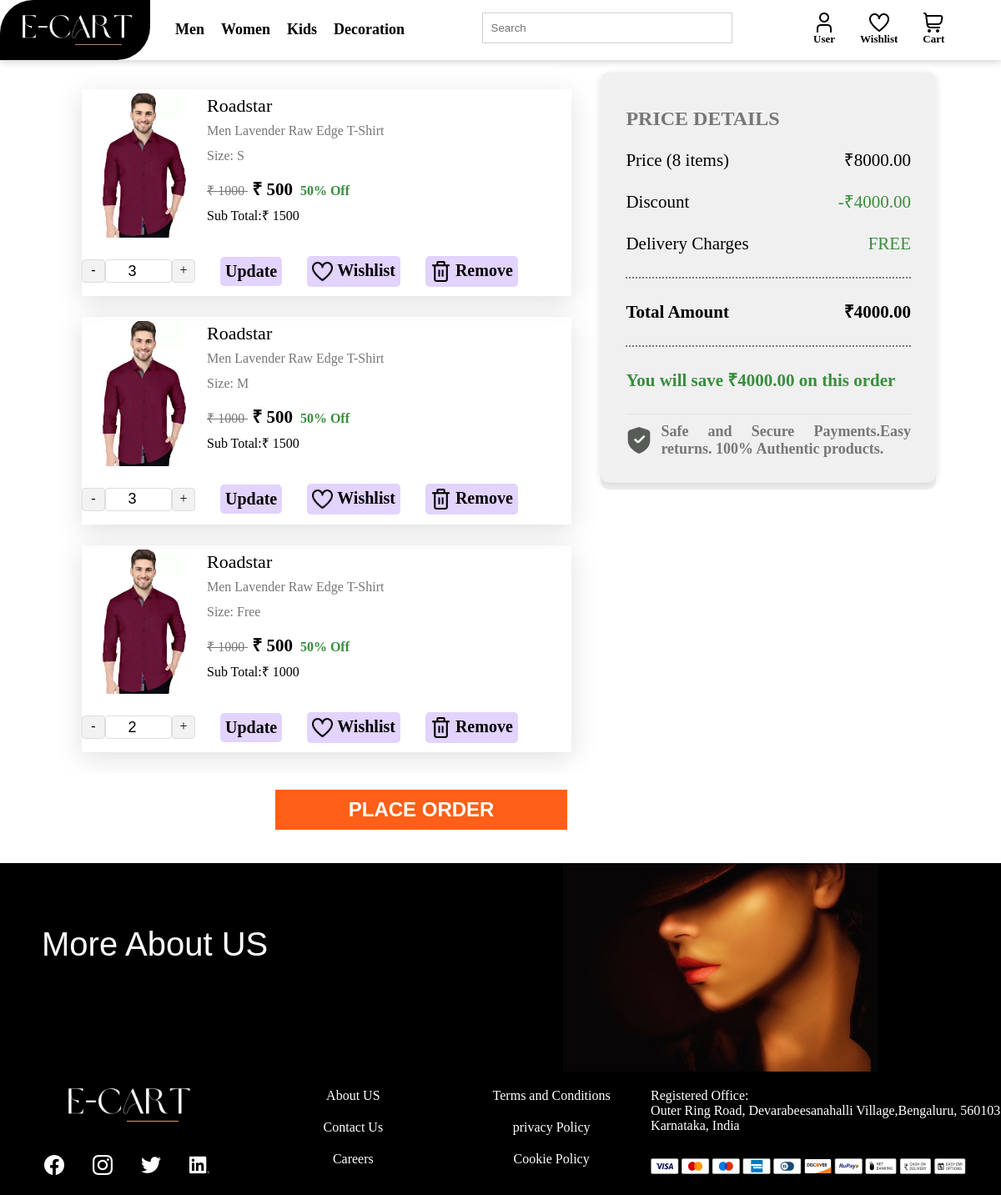
/cart.php (signed in), run on the app's committed database.
### tables this page shows
CREATE TABLE `product` (
  `id` int(100) NOT NULL,
  `product_type` varchar(10) NOT NULL,
  `pro_type_img_name` varchar(50) NOT NULL
);

CREATE TABLE `shop_cart` (
  `id` int(100) NOT NULL,
  `user_id` int(100) NOT NULL,
  `pro_id` int(100) NOT NULL,
  `pro_size` int(5) NOT NULL,
  `pro_qty` int(100) NOT NULL
);

CREATE TABLE `product_category` (
  `id` int(100) NOT NULL,
  `product_id` int(100) NOT NULL,
  `company_name` int(100) NOT NULL,
  `pro_category` varchar(100) NOT NULL,
  `category_img` varchar(50) NOT NULL,
  `offer` int(50) NOT NULL
);

CREATE TABLE `product_item` (
  `id` int(100) NOT NULL,
  `product_type_id` int(100) NOT NULL,
  `pro_category` int(100) NOT NULL,
  `qty_stock` int(20) NOT NULL,
  `product_img_name` varchar(50) NOT NULL,
  `product_img_name_2` varchar(100) NOT NULL,
  `mrp` int(10) NOT NULL,
  `sell_price` int(10) NOT NULL,
  `discount` int(100) NOT NULL,
  `company_name` int(100) NOT NULL,
  `size_fit` varchar(50) NOT NULL,
  `product_details` varchar(100) NOT NULL,
  `short_product_details` varchar(100) NOT NULL,
  `status` int(10) NOT NULL,
  `date` datetime NOT NULL DEFAULT current_timestamp()
);

CREATE TABLE `company_name` (
  `id` int(100) NOT NULL,
  `company_name` varchar(100) DEFAULT NULL
);

CREATE TABLE `size` (
  `id` int(100) NOT NULL,
  `size_name` varchar(5) NOT NULL
);

### cart.php (the view, shortened to what this page needs)
<?php
$out = 0;
?>
<?php
include 'dbconnect.php';
$mail = $_SESSION['umail'];
$sql7 = "SELECT `id` FROM `users` WHERE `email`= '$mail';";
$rs7 = mysqli_query($conn, $sql7);
$row7 = mysqli_fetch_array($rs7);
$u_id = $row7['id'];
?>
<html lang="en">
<head>
    <link rel="stylesheet" href="css/cart.css">
    <link rel="stylesheet" href="css/navbar.css">
    <link rel="stylesheet" href="css/footer.css">
</head>
<body onload="recalculateCart();">
    <?php require 'navbar.php' ?>
    <main class="main-c" style="z-index:2;">
        <div class="container">
            <div class="left-section">
                <?php
                $sql8 = "SELECT * FROM `shop_cart` WHERE `user_id`=$u_id;";
                $rs8 = mysqli_query($conn, $sql8);
                while ($row8 = mysqli_fetch_array($rs8)) {
                ?>
                    <div class="total-product">
                        <?php
                        $pro_id = $row8['pro_id'];
                        $pro_size = $row8['pro_size'];
                        $sq11 = "SELECT * FROM `product_item` WHERE `id`=$pro_id;";
                        $rs11 = mysqli_query($conn, $sq11);
                        $row3 = mysqli_fetch_array($rs11);
                        $pro_type_id = $row3['product_type_id'];
                        $pro_category = $row3['pro_category'];
                        $company_id = $row3['company_name'];
                        $sq = "SELECT `company_name` FROM `company_name` WHERE `id`=$company_id;";
                        $rs2 = mysqli_query($conn, $sq);
                        $row2 = mysqli_fetch_array($rs2);
                        $sq12 = "SELECT * FROM `product` WHERE `id`=$pro_type_id;";
                        $rs12 = mysqli_query($conn, $sq12);
                        $row12 = mysqli_fetch_array($rs12);
                        $sq13 = "SELECT * FROM `product_category` WHERE `id`=$pro_category;";
                        $rs13 = mysqli_query($conn, $sq13);
                        $row13 = mysqli_fetch_array($rs13);
                        $sq14 = "SELECT * FROM `product_category` WHERE `id`=$pro_size;";
                        $rs14 = mysqli_query($conn, $sq14);
                        $sq16 = "SELECT * FROM `size` WHERE `id`=$pro_size;";
                        $rs16 = mysqli_query($conn, $sq16);
                        $row16 = mysqli_fetch_array($rs16);
                        ?>
                        <div class="product">
                            <div class="pic"><img class="picture" src="images/product-img/<?php echo $row12['product_type']; ?>/<?php echo $row13['pro_category']; ?>/<?php echo $row3['product_img_name']; ?>.webp" alt=""></div>
                            <div class="details">
                                <a href="product-view.php?id=<?php echo $pro_id; ?>">
                                    <p class="big-font"><?php echo $row2['company_name']; ?></p>
                                    <p class="fade-font"><?php echo $row3['short_product_details']; ?></p>
                                    <p class="fade-font">Size: <?php echo $row16['size_name']; ?></p>
                                </a>
                                <div class="price-details">
                                    <span class="fade-font price-margin mrp-price">
                                        <s class="hrdc">&#8377;
                                            <span class="disc"><?php echo $row3['mrp']; ?></span>
                                        </s>
                                    </span>
                                    <span class="offer-price price-margin  amount-font">&#8377;
                                        <span class="price"><?php echo $row3['sell_price']; ?></span></span>
                                    <?php
                                    $disc = $row3['mrp'] - $row3['sell_price'];
                                    $discount = ($disc * 100) / $row3['mrp'];
                                    ?>
                                    <span class="offer-price disc-color price-margin"><?php echo floor($discount); ?>% Off</span>
                                </div>
                                <span>Sub Total:&#8377;</span>
                                <?php $sub = $row8['pro_qty'] * $row3['sell_price']; ?>
                                <span class="subtotal"><?php echo $sub ?></span>
                            </div>
                        </div>
                        <div class="button-controls">
                            <div class="qty">
                                <div class="number">
                                    <span class="minus">-</span>
                                    <input class="input" id="quantity" type="number" value="<?php echo $row8['pro_qty']; ?>" min="1" max="10" />
                                    <span class="plus">+</span>
                                </div>
                                <input type="button" class="flex button-font cursor number qty_update " value="Update">
                                <a href="add_to_wishlist.php?pro_id=<?php echo $row8['pro_id']; ?>" onclick="location.href='add_to_wishlist.php?pro_id=<?php echo $row8['id']; ?>'">
                                    <button class="flex button-font cursor number wish">
                                        <img src="images/wishlist/heart.png" class="small-heart" alt="">
                                        <p>Wishlist</p>
                                    </button>
                                </a>
                                <a href="remove_from_cart.php?cart_item_id=<?php echo $row8['id']; ?>" onclick="location.href='remove_from_cart.php?pro_id=<?php echo $row8['pro_id']; ?>'">
                                    <button class="flex button-font cursor number rmv">
                                        <img src="images/wishlist/trash.png" class="small-rmv" alt="">
                                        <p>Remove</p>
                                    </button>
                                </a>
                            </div>
                        </div>
                    </div>
                <?php
                }
                ?>
                <?php
                if ($out == 0) {
                ?>
                    <div class="place-order">
                        <div class="btn-outer">
                            <button class="checkout-cta" onclick="location.href = 'address_confirm.php';" id="checkout">PLACE ORDER</button>
                        </div>
                    </div>
                <?php
                }
                ?>
            </div>
            <div class="right-section">
                <div class="pro-details">
                    <p>
                    <h2 class="fade-font">PRICE DETAILS</h2>
                    </p>
                    <div class="bill-details right-font">
                        <div class="bill flex">
                            <div class="type">Price (<span class="total-items">1</span> items)</div>
                            <div class="amount">&#8377;<span class="final-value" id="basket-subtotal"></span></div>
                        </div>
                        <div class="bill flex">
                            <div class="type">Discount</div>
                            <div class="disc-c amount disc-color">-&#8377;<span id="disc-f"></span></div>
                        </div>
                        <div class="bill flex">
                            <div class="type">Delivery Charges</div>
                            <div class="amount disc-color">FREE</div>
                        </div>
                        <div class="bill flex lines bold-font">
                            <div class="type">Total Amount</div>
                            <div class="amount">&#8377;<span class="total-value" id="basket-total"></span></div>
                        </div>
                        <div class="disc-color saving">
                            <strong>You will save &#8377;<span class="disc-c" id="disc-fc">8500</span> on this order</strong>
                        </div>
                        <div class="flex bold-font">
                            <div class="type"><img class="secure-img" src="images/icons/secure.png" alt=""></div>
                            <div class="secure fade-font">Safe and Secure Payments.Easy returns. 100% Authentic
                                products.</div>
                        </div>
                    </div>
                </div>
            </div>
        </div>
    </main>
    <?php
    include 'footer.php';
    ?>
</body>
</html>

### navbar.php (shortened to what this page needs)
<?php
if (isset($_SESSION['loggedin']) && $_SESSION['loggedin'] == true) {
    $loggedin = true;
} else {
    $loggedin = false;
}
?>
<div class="navigaton">
    <div class="navbar">
        <div style="display:flex;">
            <div class="left-logo">
                <a href="indeex.php">
                    <img src="images/logo/logo light.png" alt="logo">
                </a>
            </div>
            <div class="right">
                <ul style="display:flex;">
                    <?php
                    $sql1 = "SELECT * FROM `product`";
                    $rs1 = mysqli_query($conn, $sql1);
                    while ($row1 = mysqli_fetch_array($rs1)) {
                    ?>
                        <li><a href="products.php?pro_type=<?php echo $row1['id'] ?>&pro_cat=NULL"><?php echo $row1['product_type']?></a>
                        </li>
                    <?php
                    }
                    ?>
                </ul>
            </div>
        </div>
        <div class="searchbar">
            <div class="search">
                <div class="txt-search">
                    <input type="text" name="t1" class="search-txt" id="search" placeholder="Search" onclick="search_click()">
                </div>
            </div>
        </div>
        <div class="options">
            <div class="option_inner">
                <?php
                if ($loggedin) {
                    echo '
                <a href="profile.php">
                <div class="profile option_padding">
                <p class="text_align">
                    <img src="images/icons/user.png" alt="profile">
                </p>
                <p class="small">User</p>
            </div>
                </a>';
                }
                echo '<a href="wishlist.php">
            <div class="wishlist option_padding">
                <p class="text_align">
                    <img src="images/icons/wish.png" alt="wishlist">
                </p>
                <p class="small">Wishlist</p>
            </div>
        </a>
        <a href="cart.php">
            <div class="cart option_padding">
                <p class="text_align">
                    <img src="images/icons/cart.png" alt="bag">
                </p>
                <p class="small">Cart</p>
            </div>
        </a>
    </div>
</div>
</div>
</div>';
                ?>

### css/cart.css (style rules this page uses)
html { scroll-behavior: smooth; }
* { margin: 0px; }
a { text-decoration: none; color: #000000; }
.flex { display: flex; }
body { max-width: 1350px; margin: auto; }
.container { display: flex; width: 87%; margin: auto; margin-top: 15px; max-width: 1366px; }
.left-section { width: 60%; padding: 20; }
.product { display: flex; margin-bottom: 15px; line-height: 30px; text-transform: capitalize; }
.pic { width: 150px; text-align: center; }
.picture { width: 100px; margin: auto; }
.big-font { font-size: 22px; }
.fade-font { color: #777777; }
.offer-price { font-weight: bold; }
.disc-color { color: #388e3c; }
.price-margin { margin: 0 5 0 0; }
.price-details { margin: 10 0 0 0; }
.amount-font { font-weight: bold; font-size: 21px; }
.total-product { padding: 5px 0; margin: 0 15px 25px 0; box-shadow: rgba(100, 100, 111, 0.2) 0px 7px 29px 0px; }
.minus, .plus { width: 20px; height: 20px; background: #f2f2f2; border-radius: 4px; padding: 3px 3px; border: 1px solid #ddd; display: inline-block; vertical-align: middle; text-align: center; user-select: none; }
.number span { cursor: pointer; }
.input { height: 28px; width: 80px; text-align: center; font-size: 18px; border: 1px solid #ddd; border-radius: 4px; display: inline-block; vertical-align: middle; }
.small-heart, .small-rmv { width: 25px; height: 25px; margin: 0 5 0 0; transition: 0.5s ease; }
.qty { display: flex; height: 50px; align-items: center; }
.number { display: flex; margin: 0 30 0 0; }
.button-font { font-size: 20px; font-weight: bold; outline: none; border: none; font-family: auto; }
.wish,.qty_update, .rmv { padding: 6px; border-radius: 5px; transition: 0.5s ease-in; background-color: rgb(226, 211, 255); }
.wish { text-size-adjust: none; }
.cursor { cursor: pointer; }
.right-font { font-size: 21px; }
.right-section { background-color: #e6e6e693; width: 40%; border-radius: 10px; height: 500; line-height: 50px; position: sticky; top: 50; margin: 0 0 10 0; }
.bold-font { font-weight: bold; }
.bill { justify-content: space-between; }
.pro-details { padding: 30; border-radius: 10px; box-shadow: rgba(99, 99, 99, 0.2) 0px 2px 8px 0px; }
.lines { margin-top: 15; padding: 15 0; border-top: 2px dotted #777777; border-bottom: 2px dotted #777777; }
.saving { padding: 15 0; margin: 0 0 10 0; border-bottom: 1px solid rgba(0, 0, 0, 0.06); }
.secure { line-height: normal; font-size: 18px; text-align: justify; }
.secure-img { padding: 5 10px 0 0; }
.btn-outer button { padding: 10px 88px; font-size: 24; background-color: #ff5f17; color: white; font-weight: bold; border: none; cursor: pointer; right: 0; }
.btn-outer { background-color: #ffffff; text-align: end; padding: 20px; z-index: 5; }
.place-order { position: sticky; bottom: 0px; }
.main-c { z-index: 5; }

### css/navbar.css (style rules this page uses)
.navigaton { background-color: #ffffff; position: sticky; top: 0px; z-index: 9999; display: flex; max-width: 1350px; min-width: 972px; margin: auto; }
.navbar { width: 100%; display: flex; height: auto; padding: 0; position: sticky; box-shadow: rgba(99, 99, 99, 0.3) 0px 2px 8px 0px; justify-content: space-between; }
.navbar .left-logo { background-color: #000000; border-radius: 40px 0; }
.navbar .left-logo img { width: 180px; }
.right { color: #000000; width: auto; margin: 15px 0px 0px 20px; width: 60%; }
.right ul { padding: 0%; }
.right ul li { list-style: none; font-weight: bold; position: relative; display: inline-table; text-transform: capitalize; font-size: 18px; padding: 10px 10px 10px 10px; }
.searchbar { width: 25%; background-color: #ffffff; display: flex; }
.search-txt { padding: 10px 0px 10px 10px; border: none; outline: none; width: 100%; border: 1px solid rgba(163, 163, 163, 0.5); }
.txt-search { padding: 15px 0 0 0; }
.search { width: 100%; transition: 0.1s; }
.options { width: 20%; right: 20px; }
.option_inner { margin: 15px 0px 0px 0px; display: flex; }
.option_padding { padding: 0px 15px 0px 15px; }
.text_align { text-align: center; }
.small { font-size: 13px; font-weight: bold; }

### css/footer.css (style rules this page uses)
a { text-decoration: none; color: #000000; cursor: pointer; }
button { padding: 0 20 16px 20px; border: none; cursor: pointer; appearance: none; background-color: inherit; }
::placeholder { color: rgb(114, 114, 114); opacity: 1; }

### data on the page
product: product_type "Men"
product: product_type "Women"
product: product_type "Kids"
product: product_type "Decoration"
shop_cart: pro.product_img_name (picture), company_name.company_name "Roadstar", pro.short_product_details "Men Lavender Raw Edge T-Shirt", size.size_name "S", pro.mrp "1000", pro.sell_price "500", pro.sell_price "50", pro_qty.sell_price "1500", pro_qty "3"
shop_cart: pro.product_img_name (picture), company_name.company_name "Roadstar", pro.short_product_details "Men Lavender Raw Edge T-Shirt", size.size_name "M", pro.mrp "1000", pro.sell_price "500", pro.sell_price "50", pro_qty.sell_price "1500", pro_qty "3"
shop_cart: pro.product_img_name (picture), company_name.company_name "Roadstar", pro.short_product_details "Men Lavender Raw Edge T-Shirt", size.size_name "Free", pro.mrp "1000", pro.sell_price "500", pro.sell_price "50", pro_qty.sell_price "1000", pro_qty "2"
